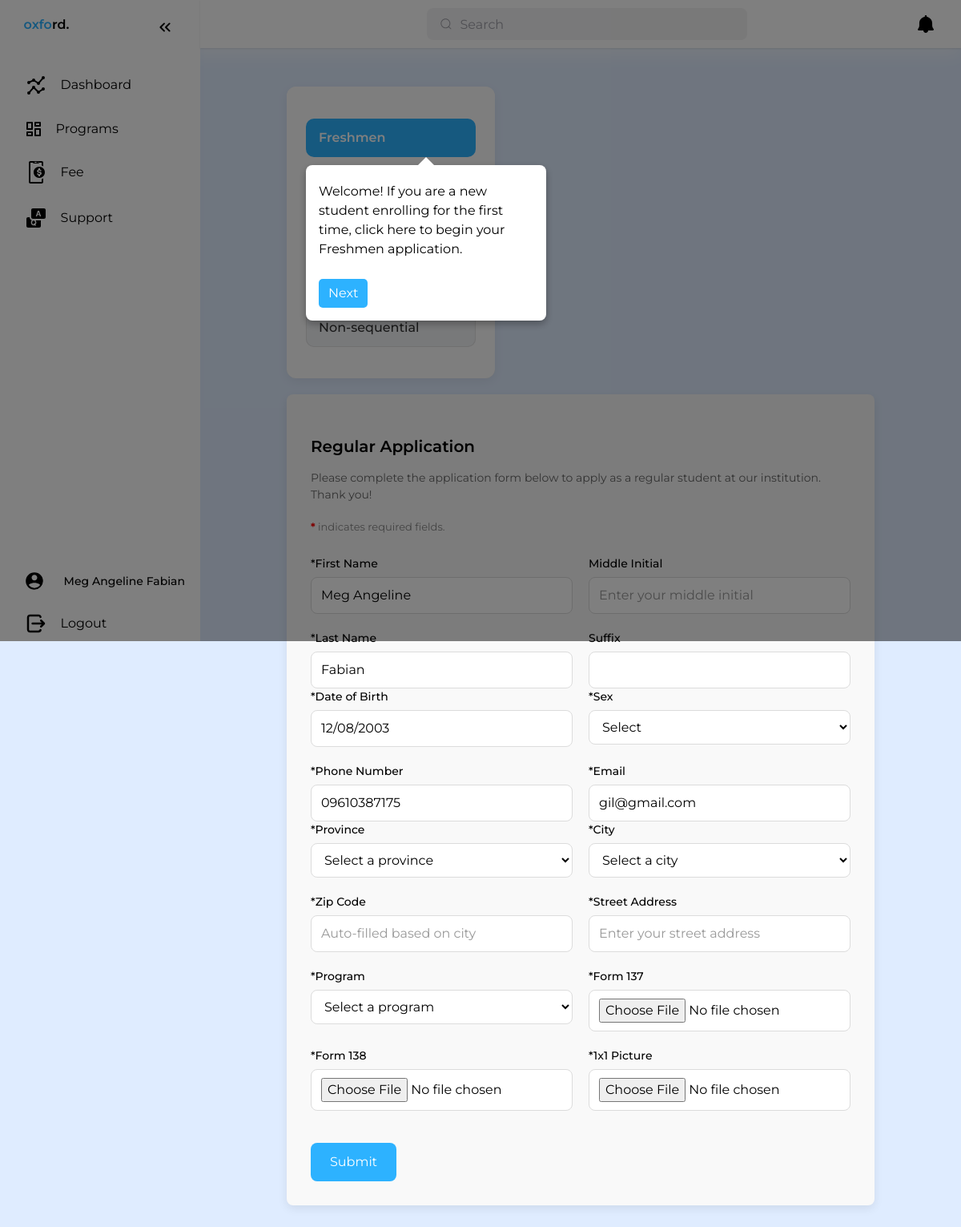
The page /student/enrollment-regular.php (signed in) on the database as committed earlier.
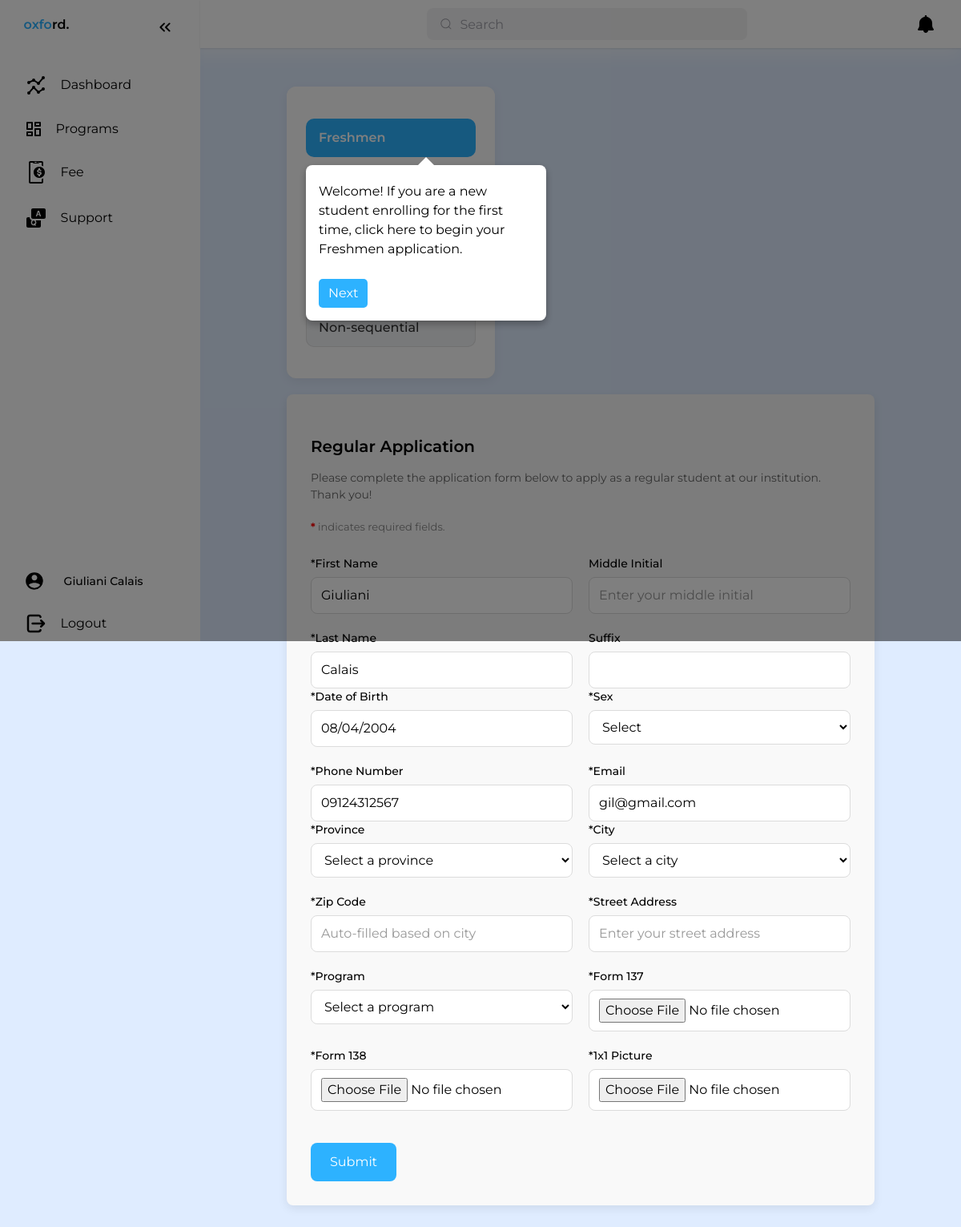
The same page on the database as committed later.
### tables this page shows
CREATE TABLE `studentprofile` (
  `profile_id` int(11) NOT NULL,
  `user_id` int(11) NOT NULL,
  `first_name` varchar(50) NOT NULL,
  `middle_name` varchar(50) DEFAULT NULL,
  `last_name` varchar(50) NOT NULL,
  `birthdate` date NOT NULL,
  `birthplace` varchar(100) NOT NULL,
  `age` int(11) NOT NULL,
  `phone` varchar(11) NOT NULL,
  `guardian_name` varchar(100) NOT NULL,
  `guardian_contact` varchar(11) NOT NULL,
  `relationship` varchar(50) NOT NULL,
  `created_at` timestamp NOT NULL DEFAULT CURRENT_TIMESTAMP
);

### student/enrollment-regular.php (the view, shortened to what the changed rows need)
<?php
include "sessioncheck.php";
$user_id = $_SESSION['user_id'];
$profile = null;
$stmt3 = $conn->prepare("SELECT * FROM studentprofile WHERE user_id = ?");
$stmt3->bind_param("i", $user_id);
$stmt3->execute();
$result1 = $stmt3->get_result();
if ($result1 && $result1->num_rows > 0) {
    $profile = $result1->fetch_assoc();
}
?>
<!DOCTYPE html>
<html lang="en">
<head>
    <link rel="stylesheet" href="enrollment-regular.css">
    <link href="https://cdn.jsdelivr.net/npm/bootstrap@5.3.0/dist/css/bootstrap.min.css" rel="stylesheet">
</head>
<body>
    <?php include "stud-sidebar.php"; ?>
    <main>
        <div class="container">
            <div class="header">
                <h1>Student Enrollment</h1>
            </div>
            <div class="content-wrapper">
                <div class="Form-regular" style="background-color: #f9f9f9;">
                    <form method="POST" enctype="multipart/form-data">
                        <div class="form-section">
                            <div class="form-row">
                                <div class="form-group">
                                    <label for="first-name">*First Name</label>
                                    <input type="text" id="first-name" name="first-name" value="<?= isset($profile['first_name']) ? htmlspecialchars($profile['first_name']) : '' ?>" readonly required>
                                </div>
                                <div class="form-group">
                                    <label for="last-name">*Last Name</label>
                                    <input type="text" id="last-name" name="last-name" value="<?= isset($profile['first_name']) ? htmlspecialchars($profile['last_name']) : '' ?>" readonly required>
                                </div>
                            </div>
                            <div class="form-row">
                                <div class="form-group">
                                    <label for="dob">*Date of Birth</label>
                                    <input type="date" id="dob" name="dob" value="<?= isset($profile['birthdate']) ? htmlspecialchars($profile['birthdate']) : '' ?>" readonly required>
                                </div>
                                <div class="form-group">
                                    <label for="phone">*Phone Number</label>
                                    <input type="tel" id="phone" name="phone" value="<?php echo htmlspecialchars($profile['phone']); ?>" maxlength="11" readonly required />
                                </div>
                            </div>
                    </form>
                </div>
            </div>
        </div>
    </main>
</body>
</html>

### student/stud-sidebar.php (shortened to what the changed rows need)
<?php
  include 'sessioncheck.php';
  $user_id = $_SESSION['user_id'];
  $stmt = $conn->prepare("SELECT * FROM studentprofile WHERE user_id = ?");
  $stmt->bind_param("i", $user_id);
  $stmt->execute();
  $result = $stmt->get_result();
  $user = $result->fetch_assoc();
?>
<!DOCTYPE html>
<html lang="en">
<head>
  <link rel="stylesheet" href="sidebar-style.css">
</head>
<body>
  <nav id="sidebar">
    <ul>
        <li class="head" style="display: flex; align-items: center;">
          <a href="studentProfile.php">
            <div class="user-details">
              <p class="name" style="margin: 0;"><?php echo htmlspecialchars($user['first_name'] . ' ' . $user['last_name']); ?></p>
            </div>
          </a>
      </li>
    </ul>
  </nav>
  <?php
      include "header.php";
  ?>
</body>
</html>

Rows that differ between the two databases and show on the page:
removed studentprofile: first_name+last_name "Meg Angeline Fabian", first-name "Meg Angeline", last-name "Fabian", dob "12/08/2003", phone "09610387175"
added studentprofile: first_name+last_name "Giuliani Calais", first-name "Giuliani", last-name "Calais", dob "08/04/2004", phone "09124312567"
